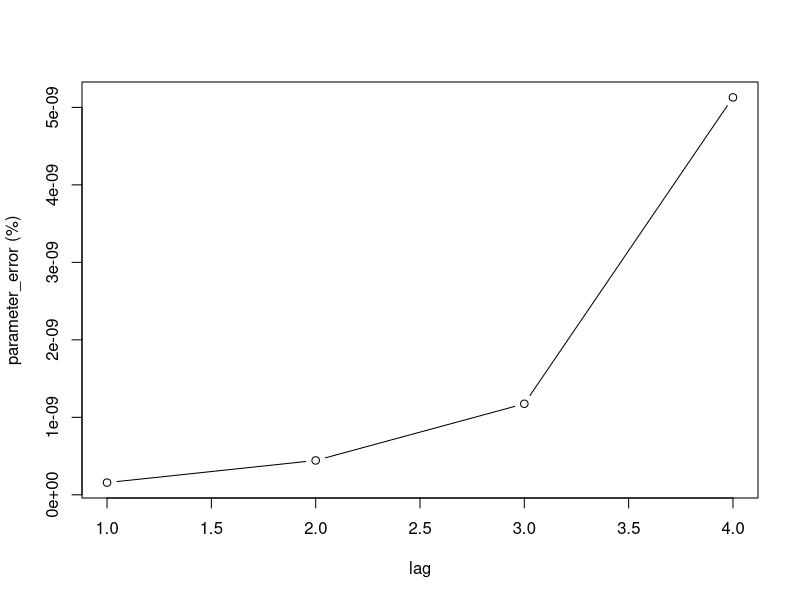
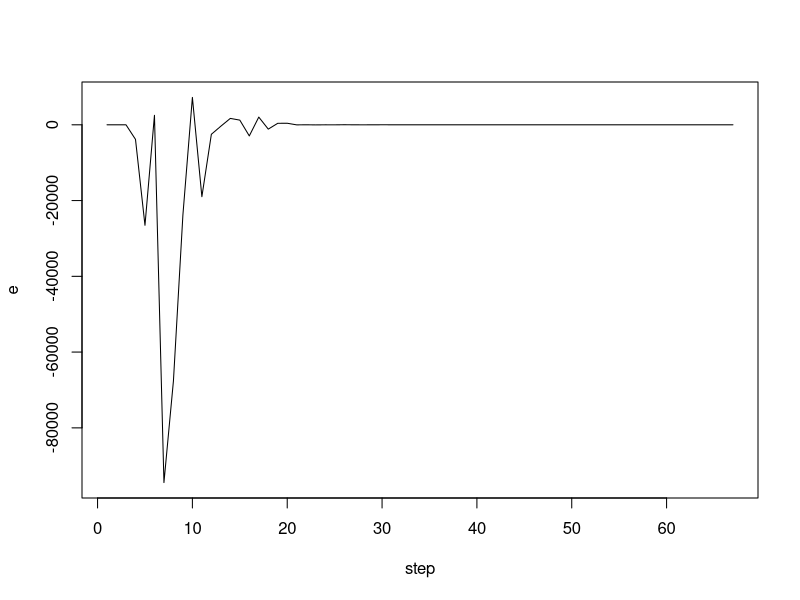
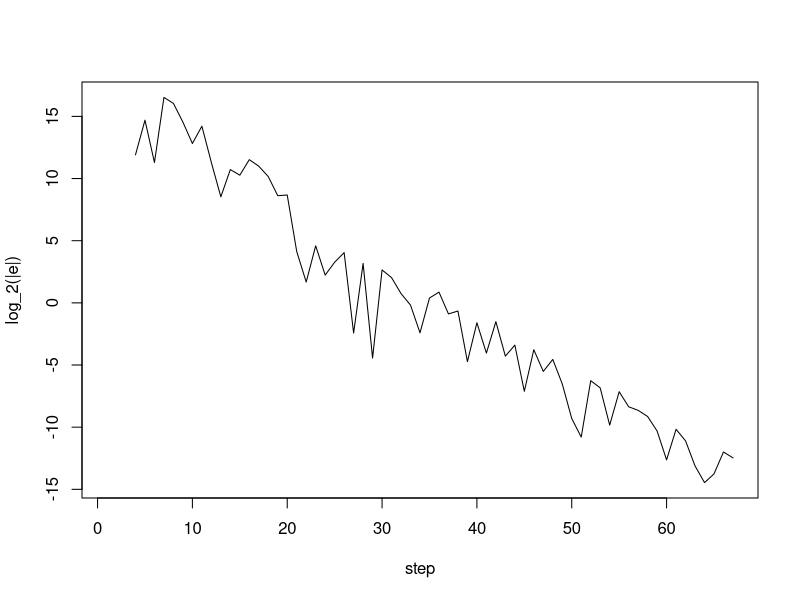
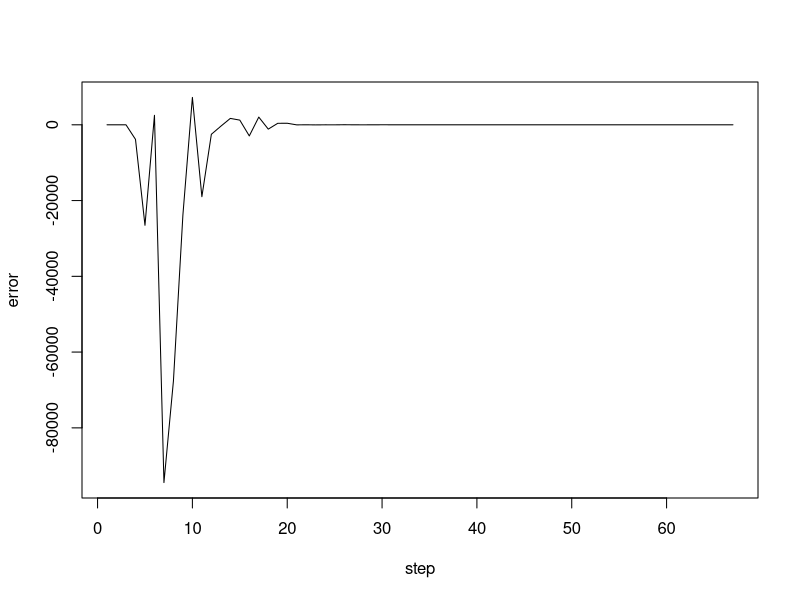
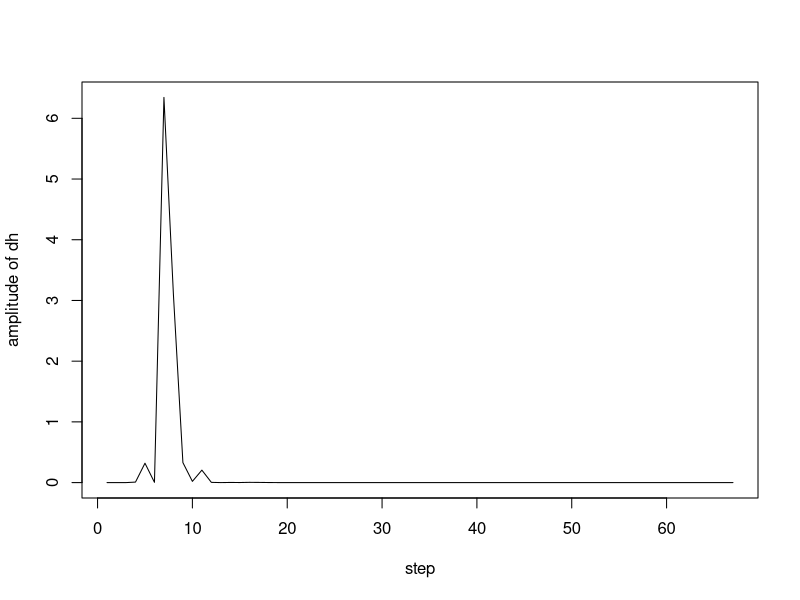
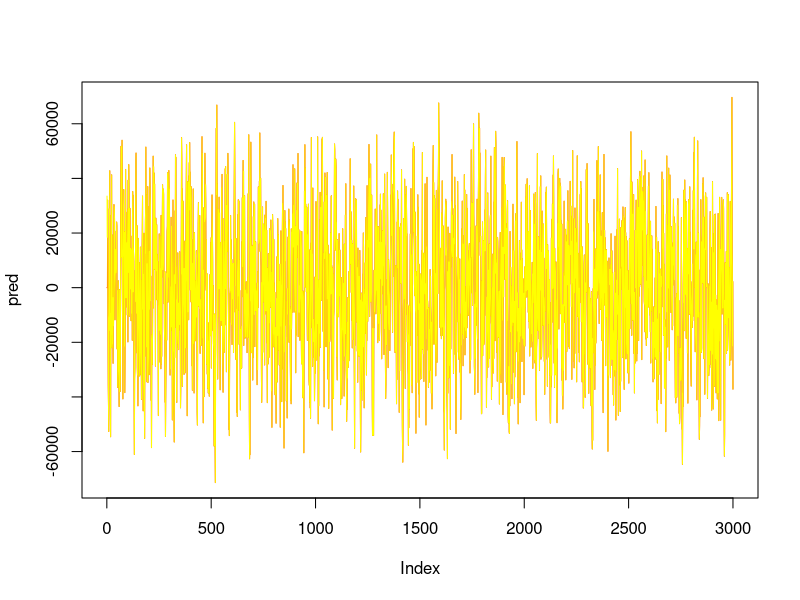
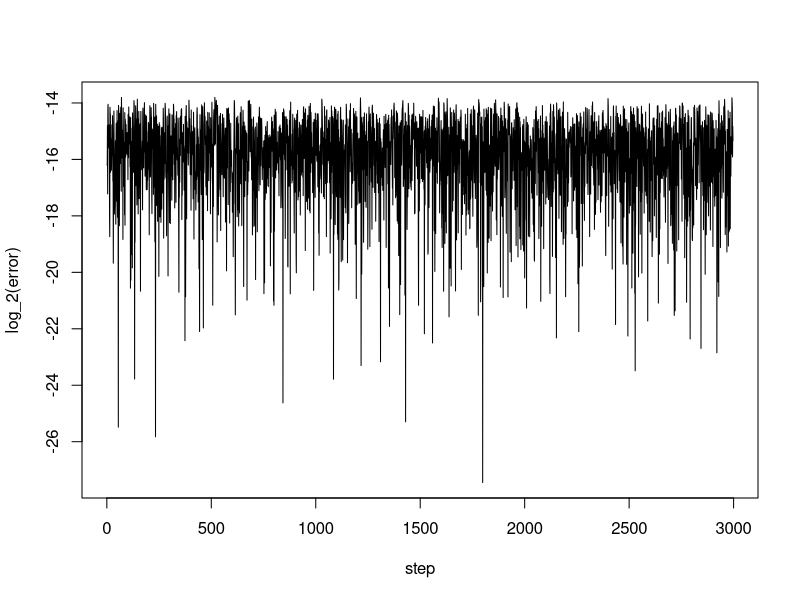

Reproduce these figures in R, in order.
## ---- chunk 1
knitr::opts_chunk$set(echo = TRUE)
## ---- chunk 2
sig_sam <- function(n) {

  stopifnot(length(n)== 1, class(n) == "numeric")
  stopifnot(n > 0)
  n <- ceiling(n)
  
  data <- data.frame()
  for (i in c(1:n)){
    sig <- sample(c(-1,1), 1, replace = TRUE)
    amp <- c(sample(c(0:1), 1, replace = TRUE), sample(c(0:1), 14, replace = TRUE))
    newsample <- sig * sum(amp * 2^c(14:0))
    data <- rbind(data, newsample) 
  }
  colnames(data) <- "sig_far"
  return(data)
}
## ---- chunk 3
n <- 64                 ##training data
L <- 3                  ##lags
n_test <- 3000          ##testing data
sig_far <- sig_sam(n + L + n_test)
par <- rnorm(L + 1)
echo <- data.frame(par[1] * sig_far)
for (i in c(1:L)) {
  echo <- cbind(echo, par[i + 1] * c(rep(NA,i), 
                      sig_far[-((n + L + n_test - i + 1):(n + L + n_test)),]))# + (rnorm(1, mean = 0, sd = 1)))
}
colnames(echo) <- par
echo_sum <- rowSums(echo[,(1:(L + 1))])
data <- data.frame(sig_far,echo,echo_sum)
train_data <- data[1:(n + L),]
## ---- chunk 4
tail(data)
## ---- chunk 5
x <- train_data[,1]
y <- train_data[,length(train_data[1,])]

mu <- 1
gamma <- 0.01
h <- rep(1, L + 1)
p <- rep(0, L)
g <- rep(0, L)
e <- rep(0, L)
amp_h <- rep(0,L)
for (i in c((L + 1):(n + L))) {
  p[i] <- sum(x[(i):(i - L)] * x[(i):(i - L)])
  g[i] <- sum(h * x[(i):(i - L)])
  e[i] <- y[i] - g[i]
  dh <- (1 * mu / (gamma + p[i])) * e[i] * x[(i):(i - L)]
  h <- h + dh
  amp_h[i] <- sum(dh * dh)
}
sol <- list("p" = p, "g" = g, "e" = e, "amp_h" = amp_h, "h" = h)
sol$h
par
plot((sol$h-par) / abs(par), type = "b", ylab = "parameter_error (%)",xlab = "lag")
plot(e,type = "l", ylab = "e", xlab = "step")
plot(log(abs(e),base = 2),type = "l", ylab = "log_2(|e|)", xlab = "step")
## ---- chunk 6
plot(sol$e, type = "l", ylab = "error", xlab = "step")
plot(sol$amp_h, type = "l", ylab = "amplitude of dh", xlab = "step")
## ---- chunk 7
test_data <- data[-(1:(n + L)),]
x <- test_data[,1]
y <- test_data[,length(test_data[1,])]

pred <- rep(0,L)
for (i in c((L + 1):(n_test))) {
  pred[i] <- sum(sol$h * x[(i):(i - L)])
}
real <- y 

plot(pred,type = "l",col = "red")
lines(real,type = "l", col = "yellow")
error <- (pred-real)[-(1:L)]
plot(log(abs(error), base = 2), type = "l", xlab = "step", ylab = "log_2(error)")
sd(error)
mean(error)
## ---- chunk 8
table((log(abs(error), base = 2) <= 1))
table((log(abs(error), base = 2) <= 2))
table((log(abs(error), base = 2) <= 3))
## ---- chunk 9
n <- 10
L <- 2
n_test <- 0

sig_far <- sig_sam(n + L + n_test)
par <- rnorm(L + 1)
echo <- data.frame(par[1] * sig_far)
for (i in c(1:L)) {
  echo <- cbind(echo, par[i + 1] * c(rep(NA,i), 
                      sig_far[-((n + L + n_test - i + 1):(n + L + n_test)),]) + rnorm(1) * 10^15)
}
colnames(echo) <- par
echo_sum <- rowSums(echo[,(1:(L + 1))])
data <- data.frame(sig_far, echo, echo_sum)
train_data <- data[1:(n + L),]
x <- train_data[,1]
y <- train_data[,length(train_data[1,])]

print(x)
print(y)
## ---- chunk 10

a <- 1
h <- rep(0, L + 1)
dh <- rep(0, L + 1)
p <- rep(0, L)
g <- rep(0, L)
e <- rep(0, L)
amp_h <- rep(0,L)
## ---- chunk 11
p[3] <- x[3 - 0]^2 + x[3 - 1]^2 + x[3 - 2]^2
print(c("p[3]=",p[3]))
## ---- chunk 12
g[3] <- h[1] * x[3 - 0] + h[2] * x[3 - 1] + h[3] * x[3 - 2]
print(c("g[3]=",g[3]))
## ---- chunk 13
e[3] <- y[3] - g[3]
print(c("e[3]=",e[3]))
## ---- chunk 14
dh[1] = 1 * a / p[3] * e[3] * x[3 - 0]
dh[2] = 1 * a / p[3] * e[3] * x[3 - 1]
dh[3] = 1 * a / p[3] * e[3] * x[3 - 2]
print(c("dh_3[0]=",dh[1]))
print(c("dh_3[1]=",dh[2]))
print(c("dh_3[2]=",dh[3]))
## ---- chunk 15
h[1] = h[1] + dh[1]
h[2] = h[2] + dh[2]
h[3] = h[3] + dh[3]
print(c("h_4[0]=",h[1]))
print(c("h_4[1]=",h[2]))
print(c("h_4[2]=",h[3]))
## ---- chunk 16
p[4] <- x[4 - 0]^2 + x[4 - 1]^2 + x[4 - 2]^2
print(c("p[4]=",p[4]))
## ---- chunk 17
g[4] <- h[1] * x[4 - 0] + h[2] * x[4 - 1] + h[3] * x[4 - 2]
print(c("g[4]=",g[4]))
## ---- chunk 18
e[4] <- y[4] - g[4]
print(c("e[4]=",e[4]))
## ---- chunk 19
dh[1] = 1 * a / p[4] * e[4] * x[4 - 0]
dh[2] = 1 * a / p[4] * e[4] * x[4 - 1]
dh[3] = 1 * a / p[4] * e[4] * x[4 - 2]
print(c("dh_4[0]=",dh[1]))
print(c("dh_4[1]=",dh[2]))
print(c("dh_4[2]=",dh[3]))
## ---- chunk 20
h[1] = h[1] + dh[1]
h[2] = h[2] + dh[2]
h[3] = h[3] + dh[3]
print(c("h_5[0]=",h[1]))
print(c("h_5[1]=",h[2]))
print(c("h_5[2]=",h[3]))
## ---- chunk 21
a <- 1
h <- rep(0, L + 1)
dh <- rep(0, L + 1)
p <- rep(0, L)
g <- rep(0, L)
e <- rep(0, L)
amp_dh <- rep(0,L)
past_h <- data.frame("3" = h)

for (i in c((L + 1):(n + L))) {
  p[i] <- sum(x[(i):(i - L)] * x[(i):(i - L)])
  g[i] <- sum(h * x[(i):(i - L)])
  e[i] <- y[i] - g[i]
  dh <- (1 * a / p[i]) * e[i] * x[(i):(i - L)]
  h <- h + dh
  amp_h[i] <- sum(dh * dh)
  past_h <- cbind(past_h, h)
  colnames(past_h)[length(past_h[1,])] <- as.character(i + 1)
}
sol <- list("p" = p, "g" = g, "e" = e, "amp_dh" = amp_dh, "h" = past_h)
sol
